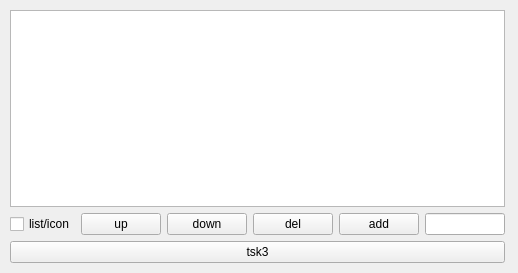
<?xml version="1.0" encoding="UTF-8"?>
<ui version="4.0">
 <class>MainWindow</class>
 <widget class="QMainWindow" name="MainWindow">
  <property name="geometry">
   <rect>
    <x>0</x>
    <y>0</y>
    <width>518</width>
    <height>273</height>
   </rect>
  </property>
  <property name="windowTitle">
   <string>MainWindow</string>
  </property>
  <widget class="QWidget" name="centralwidget">
   <widget class="QWidget" name="layoutWidget">
    <property name="geometry">
     <rect>
      <x>10</x>
      <y>10</y>
      <width>495</width>
      <height>253</height>
     </rect>
    </property>
    <layout class="QVBoxLayout" name="verticalLayout_2">
     <item>
      <layout class="QVBoxLayout" name="verticalLayout">
       <item>
        <widget class="QListView" name="listView"/>
       </item>
       <item>
        <layout class="QHBoxLayout" name="horizontalLayout">
         <item>
          <widget class="QCheckBox" name="CheckBoxListAndIcon">
           <property name="text">
            <string>list/icon</string>
           </property>
          </widget>
         </item>
         <item>
          <widget class="QPushButton" name="pushButtonUp">
           <property name="text">
            <string>up</string>
           </property>
          </widget>
         </item>
         <item>
          <widget class="QPushButton" name="pushButtonDown">
           <property name="text">
            <string>down</string>
           </property>
          </widget>
         </item>
         <item>
          <widget class="QPushButton" name="pushButtonDel">
           <property name="text">
            <string>del</string>
           </property>
          </widget>
         </item>
         <item>
          <widget class="QPushButton" name="pushButtonAdd">
           <property name="text">
            <string>add</string>
           </property>
          </widget>
         </item>
         <item>
          <widget class="QLineEdit" name="lineEdit"/>
         </item>
        </layout>
       </item>
      </layout>
     </item>
     <item>
      <widget class="QPushButton" name="pushButton">
       <property name="text">
        <string>tsk3</string>
       </property>
      </widget>
     </item>
    </layout>
   </widget>
  </widget>
 </widget>
 <resources/>
 <connections/>
</ui>
